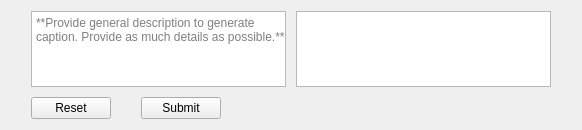
             <widget class="QWidget" name="aiScrollContents">
              <property name="geometry">
               <rect>
                <x>0</x>
                <y>0</y>
                <width>582</width>
                <height>130</height>
               </rect>
              </property>
              <layout class="QHBoxLayout" name="horizontalLayout_3">
               <item>
                <layout class="QVBoxLayout" name="aiVerticalLayout">
                 <property name="spacing">
                  <number>10</number>
                 </property>
                 <item>
                  <layout class="QHBoxLayout" name="aiHorizontalLayout1">
                   <property name="leftMargin">
                    <number>20</number>
                   </property>
                   <property name="rightMargin">
                    <number>20</number>
                   </property>
                   <item>
                    <widget class="QPlainTextEdit" name="aiInputBoxEdit">
                     <property name="placeholderText">
                      <string>**Provide general description to generate caption. Provide as much details as possible.**</string>
                     </property>
                    </widget>
                   </item>
                   <item>
                    <widget class="QPlainTextEdit" name="aiOutputBox">
                     <property name="textInteractionFlags">
                      <set>Qt::TextInteractionFlag::TextSelectableByKeyboard|Qt::TextInteractionFlag::TextSelectableByMouse</set>
                     </property>
                    </widget>
                   </item>
                  </layout>
                 </item>
                 <item>
                  <layout class="QHBoxLayout" name="aiHorizontalLayout2">
                   <property name="leftMargin">
                    <number>20</number>
                   </property>
                   <property name="rightMargin">
                    <number>350</number>
                   </property>
                   <item>
                    <widget class="QPushButton" name="aiResetButton">
                     <property name="text">
                      <string>Reset</string>
                     </property>
                    </widget>
                   </item>
                   <item>
                    <spacer name="aiHSpacer2">
                     <property name="orientation">
                      <enum>Qt::Orientation::Horizontal</enum>
                     </property>
                     <property name="sizeType">
                      <enum>QSizePolicy::Policy::Fixed</enum>
                     </property>
                     <property name="sizeHint" stdset="0">
                      <size>
                       <width>20</width>
                       <height>20</height>
                      </size>
                     </property>
                    </spacer>
                   </item>
                   <item>
                    <widget class="QPushButton" name="aiSubmitButton">
                     <property name="text">
                      <string>Submit</string>
                     </property>
                    </widget>
                   </item>
                  </layout>
                 </item>
                </layout>
               </item>
              </layout>
             </widget>
